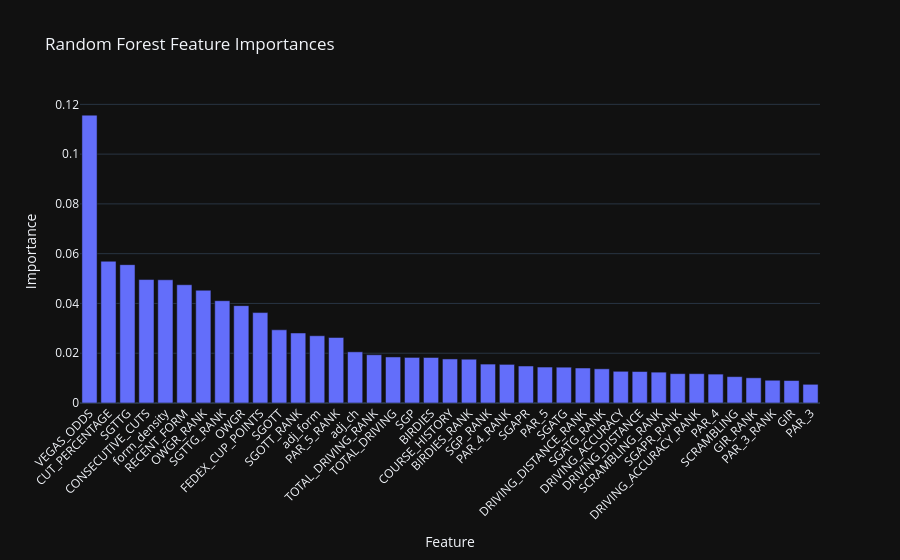

This figure's notebook cell:
### Markdown cell above
### Final Training + Feature Importance

Train final model on all available historical data, then export this week's
ranked probabilities for optimizer input.

### Code cell
import pandas as pd
import plotly.express as px

# Fit final production model on all training rows
final_model = clone(rf_cv_pipeline)
final_model.fit(X_rf, y_rf)

# Feature importances (from fitted RF inside pipeline)
rf_step = final_model.named_steps["rf"]
importance_df = pd.DataFrame({
    "Feature": feature_cols,
    "Importance": rf_step.feature_importances_
}).sort_values(by="Importance", ascending=False)

fig = px.bar(
    importance_df,
    x="Feature",
    y="Importance",
    title="Random Forest Feature Importances",
    template="plotly_dark"
)
fig.update_layout(xaxis_tickangle=-45)
fig.show()

### Figure 1 — Plotly figure (JSON) as saved in the notebook; plotly's stock layout.template omitted (floating-point values rounded to 4 significant figures)
{"data": [{"hovertemplate": "Feature=%{x}<br>Importance=%{y}<extra></extra>", "legendgroup": "", "marker": {"color": "#636efa", "pattern": {"shape": ""}}, "name": "", "orientation": "v", "showlegend": false, "textposition": "auto", "type": "bar", "x": ["VEGAS_ODDS", "CUT_PERCENTAGE", "SGTTG", "CONSECUTIVE_CUTS", "form_density", "RECENT_FORM", "OWGR_RANK", "SGTTG_RANK", "OWGR", "FEDEX_CUP_POINTS", "SGOTT", "SGOTT_RANK", "adj_form", "PAR_5_RANK", "adj_ch", "TOTAL_DRIVING_RANK", "TOTAL_DRIVING", "SGP", "BIRDIES", "COURSE_HISTORY", "BIRDIES_RANK", "SGP_RANK", "PAR_4_RANK", "SGAPR", "PAR_5", "SGATG", "DRIVING_DISTANCE_RANK", "SGATG_RANK", "DRIVING_ACCURACY", "DRIVING_DISTANCE", "SCRAMBLING_RANK", "SGAPR_RANK", "DRIVING_ACCURACY_RANK", "PAR_4", "SCRAMBLING", "GIR_RANK", "PAR_3_RANK", "GIR", "PAR_3"], "xaxis": "x", "y": [0.1157, 0.05696, 0.05559, 0.0496, 0.04951, 0.04752, 0.0453, 0.0411, 0.03912, 0.03633, 0.0294, 0.02814, 0.02702, 0.02633, 0.02056, 0.01938, 0.0185, 0.01832, 0.01829, 0.01771, 0.01759, 0.01563, 0.01552, 0.01487, 0.01445, 0.01439, 0.01407, 0.01374, 0.01274, 0.01265, 0.0124, 0.01179, 0.01179, 0.01161, 0.01059, 0.01012, 0.009147, 0.009029, 0.007509], "yaxis": "y"}], "layout": {"barmode": "relative", "legend": {"tracegroupgap": 0}, "title": {"text": "Random Forest Feature Importances"}, "xaxis": {"anchor": "y", "domain": [0, 1], "tickangle": -45, "title": {"text": "Feature"}}, "yaxis": {"anchor": "x", "domain": [0, 1], "title": {"text": "Importance"}}}}
